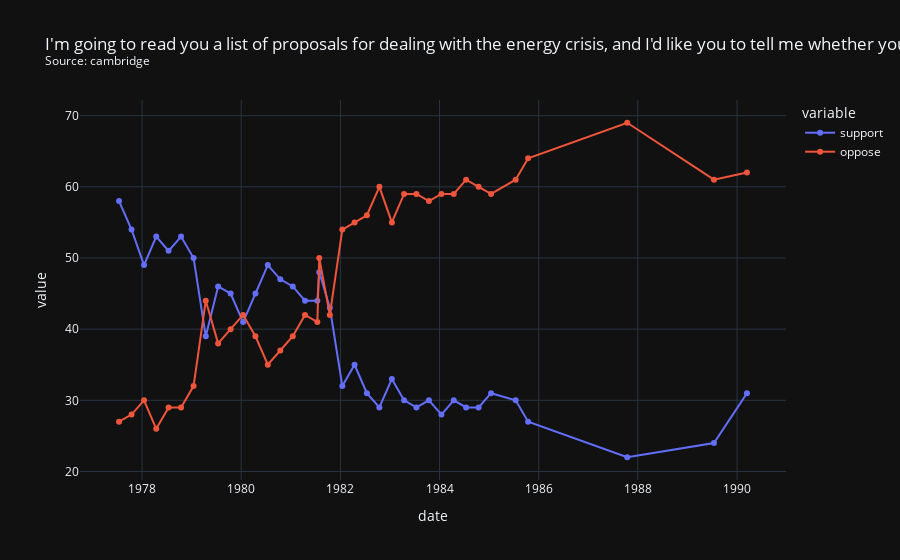

This figure's notebook cell:
### Code cell
import plotly.express as px
#type(df3['date'].iloc[1])
s= "I'm going to read you a list of proposals for dealing with the energy crisis, and I'd like you to tell me whether you generally favor or oppose each one.\)...Building more nuclear power plants"
df4 = df3.sort_values(by=['date'])
source = df3['firm'].iloc[0]
title = s + "<br><sup>Source: " + source + "<sup>"
fig = px.line(df4, x="date", y=["support", "oppose"], title=title, markers=True, template='plotly_dark')
fig.show()

### Figure 1 — Plotly figure (JSON) as saved in the notebook; plotly's stock layout.template omitted (floating-point values rounded to 4 significant figures)
{"data": [{"hovertemplate": "variable=support<br>date=%{x}<br>value=%{y}<extra></extra>", "legendgroup": "support", "line": {"color": "#636efa", "dash": "solid"}, "marker": {"symbol": "circle"}, "mode": "lines+markers", "name": "support", "orientation": "v", "showlegend": true, "type": "scatter", "x": ["1977-07-15T00:00:00", "1977-10-15T00:00:00", "1978-01-15T00:00:00", "1978-04-15T00:00:00", "1978-07-15T00:00:00", "1978-10-15T00:00:00", "1979-01-15T00:00:00", "1979-04-15T00:00:00", "1979-07-15T00:00:00", "1979-10-15T00:00:00", "1980-01-15T00:00:00", "1980-04-15T00:00:00", "1980-07-15T00:00:00", "1980-10-15T00:00:00", "1981-01-15T00:00:00", "1981-04-15T00:00:00", "1981-07-15T00:00:00", "1981-07-29T00:00:00", "1981-10-15T00:00:00", "1982-01-15T00:00:00", "1982-04-15T00:00:00", "1982-07-15T00:00:00", "1982-10-15T00:00:00", "1983-01-15T00:00:00", "1983-04-15T00:00:00", "1983-07-15T00:00:00", "1983-10-15T00:00:00", "1984-01-15T00:00:00", "1984-04-15T00:00:00", "1984-07-15T00:00:00", "1984-10-15T00:00:00", "1985-01-15T00:00:00", "1985-07-15T00:00:00", "1985-10-15T00:00:00", "1987-10-15T00:00:00", "1989-07-15T00:00:00", "1990-03-15T00:00:00"], "xaxis": "x", "y": [58, 54, 49, 53, 51, 53, 50, 39, 46, 45, 41, 45, 49, 47, 46, 44, 44, 48, 43, 32, 35, 31, 29, 33, 30, 29, 30, 28, 30, 29, 29, 31, 30, 27, 22, 24, 31], "yaxis": "y"}, {"hovertemplate": "variable=oppose<br>date=%{x}<br>value=%{y}<extra></extra>", "legendgroup": "oppose", "line": {"color": "#EF553B", "dash": "solid"}, "marker": {"symbol": "circle"}, "mode": "lines+markers", "name": "oppose", "orientation": "v", "showlegend": true, "type": "scatter", "x": ["1977-07-15T00:00:00", "1977-10-15T00:00:00", "1978-01-15T00:00:00", "1978-04-15T00:00:00", "1978-07-15T00:00:00", "1978-10-15T00:00:00", "1979-01-15T00:00:00", "1979-04-15T00:00:00", "1979-07-15T00:00:00", "1979-10-15T00:00:00", "1980-01-15T00:00:00", "1980-04-15T00:00:00", "1980-07-15T00:00:00", "1980-10-15T00:00:00", "1981-01-15T00:00:00", "1981-04-15T00:00:00", "1981-07-15T00:00:00", "1981-07-29T00:00:00", "1981-10-15T00:00:00", "1982-01-15T00:00:00", "1982-04-15T00:00:00", "1982-07-15T00:00:00", "1982-10-15T00:00:00", "1983-01-15T00:00:00", "1983-04-15T00:00:00", "1983-07-15T00:00:00", "1983-10-15T00:00:00", "1984-01-15T00:00:00", "1984-04-15T00:00:00", "1984-07-15T00:00:00", "1984-10-15T00:00:00", "1985-01-15T00:00:00", "1985-07-15T00:00:00", "1985-10-15T00:00:00", "1987-10-15T00:00:00", "1989-07-15T00:00:00", "1990-03-15T00:00:00"], "xaxis": "x", "y": [27, 28, 30, 26, 29, 29, 32, 44, 38, 40, 42, 39, 35, 37, 39, 42, 41, 50, 42, 54, 55, 56, 60, 55, 59, 59, 58, 59, 59, 61, 60, 59, 61, 64, 69, 61, 62], "yaxis": "y"}], "layout": {"autosize": true, "legend": {"title": {"text": "variable"}, "tracegroupgap": 0}, "title": {"text": "I'm going to read you a list of proposals for dealing with the energy crisis, and I'd like you to tell me whether you generally favor or oppose each one.\\)\n...Building more nuclear power plants<br><sup>Source: cambridge<sup>"}, "xaxis": {"anchor": "y", "autorange": true, "domain": [0, 1], "range": ["1976-10-14 03:48:21.7038", "1990-12-13 20:11:38.2962"], "title": {"text": "date"}, "type": "date"}, "yaxis": {"anchor": "x", "autorange": true, "domain": [0, 1], "range": [18.12, 72.88], "title": {"text": "value"}, "type": "linear"}}}
